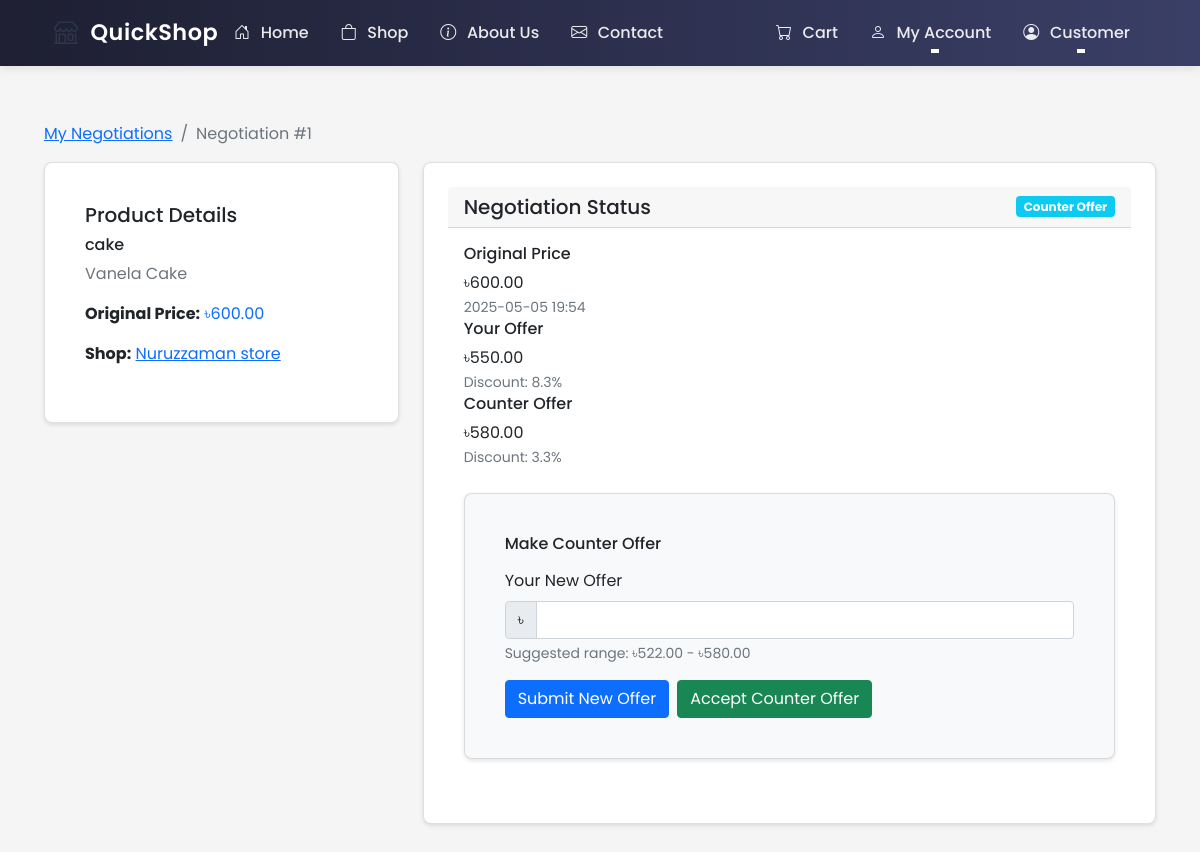
Screenshot of /user/negotiation/1 (signed in) with the database file from the repository.
### ecommerce/models/user.py (models this page shows, shortened)
class User(UserMixin, db.Model):
    id = db.Column(db.Integer, primary_key=True)
    username = db.Column(db.String(80), unique=True, nullable=False)
    email = db.Column(db.String(120), unique=True, nullable=False)
    password_hash = db.Column(db.String(128))
    role = db.Column(db.String(20), nullable=False, default='user')  # user, shop_owner, delivery, admin
    location_lat = db.Column(db.Float)
    location_lng = db.Column(db.Float)
    address = db.Column(db.String(200))
    created_at = db.Column(db.DateTime, default=datetime.utcnow)
    updated_at = db.Column(db.DateTime, default=datetime.utcnow, onupdate=datetime.utcnow)
    is_active = db.Column(db.Boolean, default=True)
    orders = db.relationship('Order', lazy=True, foreign_keys='Order.customer_id')
    shop = db.relationship('Shop', backref='owner', lazy=True, uselist=False)
    deliveries = db.relationship('Order', backref='assigned_delivery_person', lazy=True,
                               foreign_keys='Order.delivery_person_id')

### ecommerce/models/negotiation.py (models this page shows, shortened)
class Negotiation(db.Model):
    id = db.Column(db.Integer, primary_key=True)
    product_id = db.Column(db.Integer, db.ForeignKey('product.id'), nullable=False)
    customer_id = db.Column(db.Integer, db.ForeignKey('user.id'), nullable=False)
    initial_price = db.Column(db.Float, nullable=False)  # Original product price
    offered_price = db.Column(db.Float, nullable=False)  # Customer's offered price
    counter_price = db.Column(db.Float)  # AI/Shop counter offer
    final_price = db.Column(db.Float)  # Final agreed price
    status = db.Column(db.String(20), nullable=False, default='pending')  # pending, counter_offer, accepted, rejected
    rounds = db.Column(db.Integer, default=0)  # Number of negotiation rounds
    created_at = db.Column(db.DateTime, default=datetime.utcnow)
    updated_at = db.Column(db.DateTime, default=datetime.utcnow, onupdate=datetime.utcnow)
    product = db.relationship('Product', backref='negotiations')
    customer = db.relationship('User', backref='negotiations')

### ecommerce/models/shop.py (models this page shows, shortened)
class Product(db.Model):
    id = db.Column(db.Integer, primary_key=True)
    name = db.Column(db.String(100), nullable=False)
    description = db.Column(db.Text)
    price = db.Column(db.Float, nullable=False)
    stock = db.Column(db.Integer, nullable=False, default=0)
    shop_id = db.Column(db.Integer, db.ForeignKey('shop.id'), nullable=False)
    image_url = db.Column(db.String(255))
    category = db.Column(db.String(50))  # Add category field
    created_at = db.Column(db.DateTime, default=datetime.utcnow)
    min_price = db.Column(db.Float)  # Minimum acceptable price
    max_discount_percentage = db.Column(db.Float, default=20.0)  # Maximum allowed discount
    continue_iteration = db.Column(db.Boolean, default=False)  # Whether to continue negotiation after max discount

class Shop(db.Model):
    id = db.Column(db.Integer, primary_key=True)
    name = db.Column(db.String(100), nullable=False)
    description = db.Column(db.Text)
    owner_id = db.Column(db.Integer, db.ForeignKey('user.id'), nullable=False)
    location_lat = db.Column(db.Float, nullable=False)
    location_lng = db.Column(db.Float, nullable=False)
    address = db.Column(db.String(200), nullable=False)
    created_at = db.Column(db.DateTime, default=datetime.utcnow)
    is_active = db.Column(db.Boolean, default=True)
    products = db.relationship('Product', backref='shop', lazy=True)
    orders = db.relationship('Order', backref='shop', lazy=True)

### ecommerce/routes/user.py (the view)
@user_bp.route('/negotiation/<int:nego_id>')
@login_required
def negotiation_detail(nego_id):
    negotiation = Negotiation.query.get_or_404(nego_id)
    if negotiation.customer_id != current_user.id:
        flash('Access denied.', 'error')
        return redirect(url_for('user.negotiations'))
    return render_template('user/negotiation_detail.html', negotiation=negotiation)

### ecommerce/templates/user/negotiation_detail.html (shortened to what this page needs)
{% extends "base.html" %}
{% block content %}
<div class="container mt-4">
    <nav aria-label="breadcrumb">
        <ol class="breadcrumb">
            <li class="breadcrumb-item"><a href="{{ url_for('user.negotiations') }}">My Negotiations</a></li>
            <li class="breadcrumb-item active">Negotiation #{{ negotiation.id }}</li>
        </ol>
    </nav>
    <div class="row">
        <div class="col-md-4">
            <div class="card mb-4">
                <div class="card-body">
                    <h5 class="card-title">Product Details</h5>
                    <div class="mb-3">
                        <h6>{{ negotiation.product.name }}</h6>
                        <p class="text-muted">{{ negotiation.product.description }}</p>
                        <p>
                            <strong>Original Price:</strong>
                            <span class="text-primary">৳{{ "%.2f"|format(negotiation.initial_price) }}</span>
                        </p>
                        <p>
                            <strong>Shop:</strong>
                            <a href="{{ url_for('shop.view', shop_id=negotiation.product.shop.id) }}">
                                {{ negotiation.product.shop.name }}
                            </a>
                        </p>
                    </div>
                </div>
            </div>
        </div>
        <div class="col-md-8">
            <div class="card mb-4">
                <div class="card-header d-flex justify-content-between align-items-center">
                    <h5 class="mb-0">Negotiation Status</h5>
                    <span class="badge bg-{{ {
                        'pending': 'warning',
                        'counter_offer': 'info',
                        'accepted': 'success',
                        'rejected': 'danger'
                    }[negotiation.status] }}">
                        {{ negotiation.status|replace('_', ' ')|title }}
                    </span>
                </div>
                <div class="card-body">
                    <div class="timeline">
                        <div class="timeline-item">
                            <div class="timeline-content">
                                <h6 class="mb-2">Original Price</h6>
                                <p class="mb-0">৳{{ "%.2f"|format(negotiation.initial_price) }}</p>
                                <small class="text-muted">{{ negotiation.created_at.strftime('%Y-%m-%d %H:%M') }}</small>
                            </div>
                        </div>
                        <div class="timeline-item">
                            <div class="timeline-content">
                                <h6 class="mb-2">Your Offer</h6>
                                <p class="mb-0">৳{{ "%.2f"|format(negotiation.offered_price) }}</p>
                                <small class="text-muted">
                                    Discount: {{ "%.1f"|format((1 - negotiation.offered_price / negotiation.initial_price) * 100) }}%
                                </small>
                            </div>
                        </div>
                        {% if negotiation.counter_price %}
                            <div class="timeline-item">
                                <div class="timeline-content">
                                    <h6 class="mb-2">Counter Offer</h6>
                                    <p class="mb-0">৳{{ "%.2f"|format(negotiation.counter_price) }}</p>
                                    <small class="text-muted">
                                        Discount: {{ "%.1f"|format((1 - negotiation.counter_price / negotiation.initial_price) * 100) }}%
                                    </small>
                                </div>
                            </div>
                        {% endif %}
                    </div>
                    <div class="mt-4">
                        {% if negotiation.status == 'counter_offer' %}
                            <div class="card bg-light">
                                <div class="card-body">
                                    <h6>Make Counter Offer</h6>
                                    <form id="counterOfferForm" class="mt-3">
                                        <div class="mb-3">
                                            <label class="form-label">Your New Offer</label>
                                            <div class="input-group">
                                                <span class="input-group-text">৳</span>
                                                <input type="number" class="form-control" id="newOffer"
                                                       step="0.01" min="0" required>
                                            </div>
                                            <div class="form-text">
                                                Suggested range: ৳{{ "%.2f"|format(negotiation.counter_price * 0.9) }} -
                                                ৳{{ "%.2f"|format(negotiation.counter_price) }}
                                            </div>
                                        </div>
                                        <div class="d-flex gap-2">
                                            <button type="submit" class="btn btn-primary">Submit New Offer</button>
                                            <button type="button" class="btn btn-success accept-counter"
                                                    data-counter-price="{{ negotiation.counter_price }}">
                                                Accept Counter Offer
                                            </button>
                                        </div>
                                    </form>
                                </div>
                            </div>
                        {% endif %}
                    </div>
                </div>
            </div>
        </div>
    </div>
</div>
{% endblock %}

### ecommerce/templates/base.html (shortened to what this page needs)
<!DOCTYPE html>
<html lang="en">
<head>
    <link href="https://cdn.jsdelivr.net/npm/bootstrap@5.1.3/dist/css/bootstrap.min.css" rel="stylesheet">
    <link rel="stylesheet" href="https://cdn.jsdelivr.net/npm/bootstrap-icons@1.7.2/font/bootstrap-icons.css">
    <link rel="stylesheet" href="{{ url_for('static', filename='css/style.css') }}">
</head>
<body class="d-flex flex-column min-vh-100">
    <nav class="navbar navbar-expand-lg navbar-light">
        <div class="container">
            <a class="logo" href="{{ url_for('main.index') }}">
                <span class="logo-icon">
                    <i class="bi bi-shop"></i>
                </span>
                <span class="logo">QuickShop</span>
            </a>
            <div class="collapse navbar-collapse" id="navbarNav">
                <ul class="navbar-nav me-auto">
                    <li class="nav-item">
                        <a class="nav-link" href="{{ url_for('main.index') }}">
                            <i class="bi bi-house-door"></i> Home
                        </a>
                    </li>
                    <li class="nav-item">
                        <a class="nav-link" href="{{ url_for('shop.index') }}">
                            <i class="bi bi-bag"></i> Shop
                        </a>
                    </li>
                    <li class="nav-item">
                        <a class="nav-link" href="{{ url_for('main.about') }}">
                            <i class="bi bi-info-circle"></i> About Us
                        </a>
                    </li>
                    <li class="nav-item">
                        <a class="nav-link" href="{{ url_for('main.contact_page') }}">
                            <i class="bi bi-envelope"></i> Contact
                        </a>
                    </li>
                </ul>
                <ul class="navbar-nav ms-auto">
                    {% if current_user.is_authenticated %}
                        {% if current_user.role == 'admin' %}
                        <li class="nav-item">
                            <a class="nav-link" href="{{ url_for('admin.dashboard') }}">
                                <i class="bi bi-speedometer2"></i> Admin Panel
                            </a>
                        </li>
                        <li class="nav-item dropdown">
                            <a class="nav-link dropdown-toggle" href="#" role="button" data-bs-toggle="dropdown">
                                <i class="bi bi-gear"></i> Manage
                            </a>
                            <ul class="dropdown-menu">
                                <li><a class="dropdown-item" href="{{ url_for('admin.orders') }}">
                                    <i class="bi bi-box-seam"></i> Orders
                                </a></li>
                                <li><a class="dropdown-item" href="{{ url_for('admin.manage_shops') }}">
                                    <i class="bi bi-shop"></i> Shops
                                </a></li>
                                <li><a class="dropdown-item" href="{{ url_for('admin.settings') }}">
                                    <i class="bi bi-gear"></i> Settings
                                </a></li>
                            </ul>
                        </li>
                        {% else %}
                        <li class="nav-item">
                            <a class="nav-link" href="{{ url_for('main.cart') }}">
                                <i class="bi bi-cart"></i> Cart
                            </a>
                        </li>
                        <li class="nav-item dropdown">
                            <a class="nav-link dropdown-toggle" href="#" role="button" data-bs-toggle="dropdown">
                                <i class="bi bi-person"></i> My Account
                            </a>
                        </li>
                        {% endif %}
                        <li class="nav-item dropdown">
                            <a class="nav-link dropdown-toggle" href="#" role="button" data-bs-toggle="dropdown">
                                <i class="bi bi-person-circle"></i> {{ current_user.username }}
                            </a>
                        </li>
                    {% endif %}
                </ul>
            </div>
        </div>
    </nav>
    <main class="flex-shrink-0">
        {% block content %}{% endblock %}
    </main>
</body>
</html>

### ecommerce/static/css/style.css (style rules this page uses)
* { margin: 0; padding: 0; box-sizing: border-box; }
html { height: 100%; }
body { font-family: 'Poppins', sans-serif; background-color: #f5f5f5; min-height: 100vh; display: flex; flex-direction: column; }
.logo { display: flex; align-items: center; gap: 0.75rem; text-decoration: none; }
.logo-icon { display: inline-flex; align-items: center; justify-content: center; font-size: 1.5rem; color: #2D3748; }
main { flex: 1 0 auto; padding: 2rem; width: 100%; max-width: 1200px; margin: 0 auto; }
.navbar { background: linear-gradient(to right, #1e1f32, #3a3f67); padding: 0.8rem 0; box-shadow: 0 2px 10px rgba(0, 0, 0, 0.1); position: sticky; top: 0; z-index: 1000; }
.navbar .container { padding: 0 1.5rem; }
.navbar-brand, .logo { color: #ffffff !important; font-size: 1.4rem; font-weight: 600; letter-spacing: 0.5px; padding: 0; }
.navbar .nav-link { color: rgba(255, 255, 255, 0.9) !important; font-weight: 500; padding: 0.5rem 1rem !important; transition: all 0.3s ease; position: relative; }
.navbar .nav-link::after { content: ''; position: absolute; bottom: 0; left: 50%; width: 0; height: 2px; background: #ffffff; transition: all 0.3s ease; transform: translateX(-50%); }
.navbar .nav-item .nav-link i { margin-right: 0.4rem; }
.card { background: white; border-radius: 8px; box-shadow: 0 2px 4px rgba(0,0,0,0.1); padding: 1.5rem; margin-bottom: 1.5rem; }

### rows the page displays
User: username "Customer"
Negotiation: id "1", initial_price "600.00", status "Counter Offer", created_at "2025-05-05 19:54", offered_price "550.00", offered_price+initial_price "8.3", counter_price "580.00", counter_price+initial_price "3.3", negotiation.counter_price*0.9 "522.00"
Product: product.name "cake", product.description "Vanela Cake"
Shop: product.shop.name "Nuruzzaman store"
